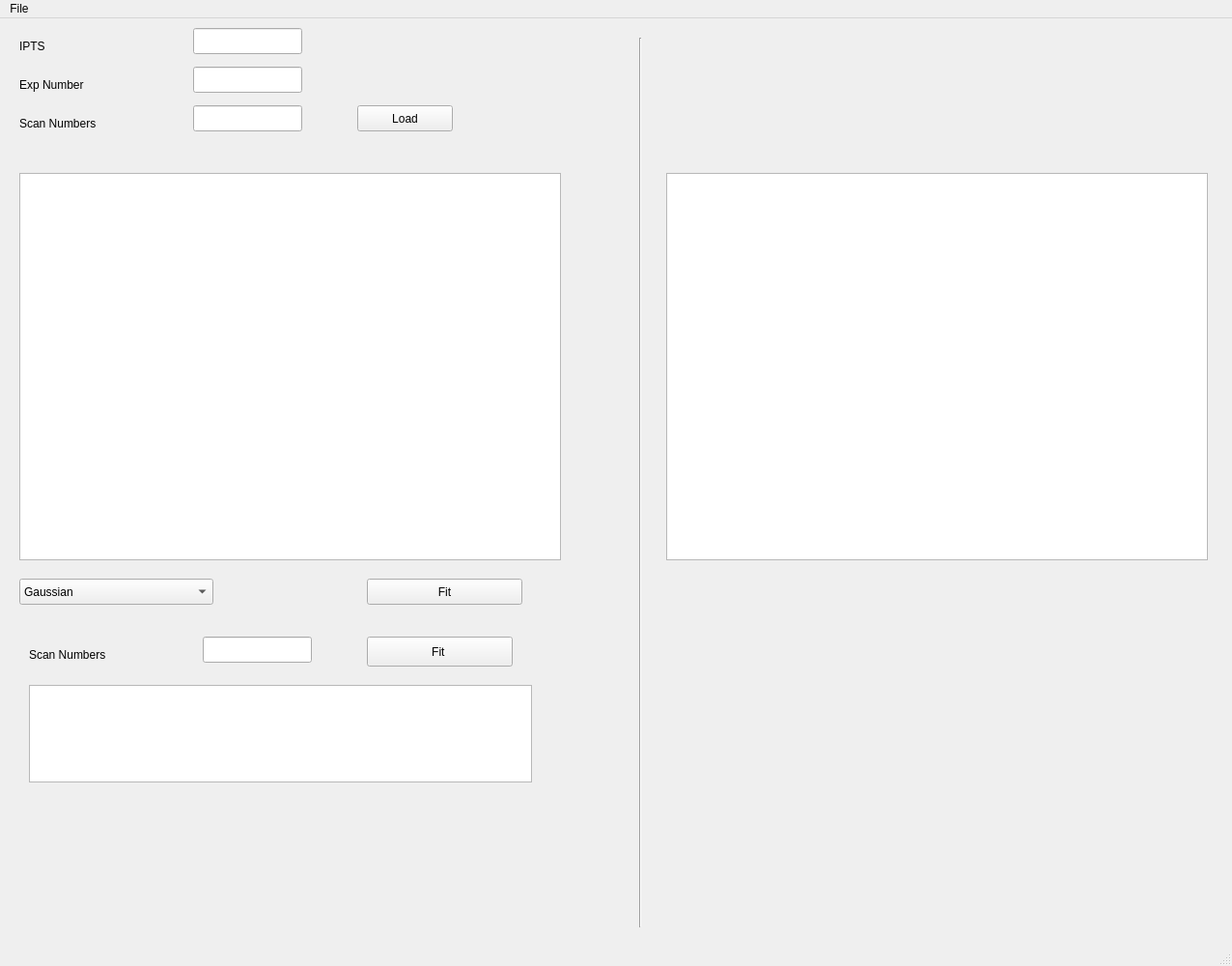
<?xml version="1.0" encoding="UTF-8"?>
<ui version="4.0">
 <class>MainWindow</class>
 <widget class="QMainWindow" name="MainWindow">
  <property name="geometry">
   <rect>
    <x>0</x>
    <y>0</y>
    <width>1276</width>
    <height>1000</height>
   </rect>
  </property>
  <property name="windowTitle">
   <string>MainWindow</string>
  </property>
  <widget class="QWidget" name="centralwidget">
   <widget class="QPushButton" name="pushButton_3">
    <property name="geometry">
     <rect>
      <x>370</x>
      <y>90</y>
      <width>99</width>
      <height>27</height>
     </rect>
    </property>
    <property name="text">
     <string>Load</string>
    </property>
   </widget>
   <widget class="QLineEdit" name="lineEdit_3">
    <property name="geometry">
     <rect>
      <x>200</x>
      <y>90</y>
      <width>113</width>
      <height>27</height>
     </rect>
    </property>
   </widget>
   <widget class="QLabel" name="label">
    <property name="geometry">
     <rect>
      <x>20</x>
      <y>20</y>
      <width>68</width>
      <height>17</height>
     </rect>
    </property>
    <property name="text">
     <string>IPTS</string>
    </property>
   </widget>
   <widget class="QLabel" name="label_2">
    <property name="geometry">
     <rect>
      <x>20</x>
      <y>60</y>
      <width>121</width>
      <height>17</height>
     </rect>
    </property>
    <property name="text">
     <string>Exp Number</string>
    </property>
   </widget>
   <widget class="QLabel" name="label_3">
    <property name="geometry">
     <rect>
      <x>20</x>
      <y>100</y>
      <width>111</width>
      <height>17</height>
     </rect>
    </property>
    <property name="text">
     <string>Scan Numbers</string>
    </property>
   </widget>
   <widget class="QLineEdit" name="lineEdit">
    <property name="geometry">
     <rect>
      <x>200</x>
      <y>10</y>
      <width>113</width>
      <height>27</height>
     </rect>
    </property>
   </widget>
   <widget class="QLineEdit" name="lineEdit_2">
    <property name="geometry">
     <rect>
      <x>200</x>
      <y>50</y>
      <width>113</width>
      <height>27</height>
     </rect>
    </property>
   </widget>
   <widget class="QGraphicsView" name="graphicsView">
    <property name="geometry">
     <rect>
      <x>20</x>
      <y>160</y>
      <width>561</width>
      <height>401</height>
     </rect>
    </property>
    <property name="toolTip">
     <string>&lt;html&gt;&lt;head/&gt;&lt;body&gt;&lt;p&gt;Single peak fit&lt;/p&gt;&lt;/body&gt;&lt;/html&gt;</string>
    </property>
   </widget>
   <widget class="QComboBox" name="comboBox">
    <property name="geometry">
     <rect>
      <x>20</x>
      <y>580</y>
      <width>201</width>
      <height>27</height>
     </rect>
    </property>
    <property name="toolTip">
     <string>&lt;html&gt;&lt;head/&gt;&lt;body&gt;&lt;p&gt;Peak types&lt;/p&gt;&lt;p&gt;&lt;br/&gt;&lt;/p&gt;&lt;/body&gt;&lt;/html&gt;</string>
    </property>
    <item>
     <property name="text">
      <string>Gaussian</string>
     </property>
    </item>
   </widget>
   <widget class="QPushButton" name="pushButton">
    <property name="geometry">
     <rect>
      <x>380</x>
      <y>580</y>
      <width>161</width>
      <height>27</height>
     </rect>
    </property>
    <property name="text">
     <string>Fit</string>
    </property>
   </widget>
   <widget class="QTableView" name="tableView">
    <property name="geometry">
     <rect>
      <x>30</x>
      <y>690</y>
      <width>521</width>
      <height>101</height>
     </rect>
    </property>
    <property name="toolTip">
     <string>&lt;html&gt;&lt;head/&gt;&lt;body&gt;&lt;p&gt;Peak fit result&lt;/p&gt;&lt;/body&gt;&lt;/html&gt;</string>
    </property>
   </widget>
   <widget class="Line" name="line">
    <property name="geometry">
     <rect>
      <x>653</x>
      <y>20</y>
      <width>20</width>
      <height>921</height>
     </rect>
    </property>
    <property name="orientation">
     <enum>Qt::Vertical</enum>
    </property>
   </widget>
   <widget class="QPushButton" name="pushButton_2">
    <property name="geometry">
     <rect>
      <x>380</x>
      <y>640</y>
      <width>151</width>
      <height>31</height>
     </rect>
    </property>
    <property name="text">
     <string>Fit </string>
    </property>
   </widget>
   <widget class="QLineEdit" name="lineEdit_4">
    <property name="geometry">
     <rect>
      <x>210</x>
      <y>640</y>
      <width>113</width>
      <height>27</height>
     </rect>
    </property>
   </widget>
   <widget class="QLabel" name="label_4">
    <property name="geometry">
     <rect>
      <x>30</x>
      <y>650</y>
      <width>111</width>
      <height>17</height>
     </rect>
    </property>
    <property name="text">
     <string>Scan Numbers</string>
    </property>
   </widget>
   <widget class="QGraphicsView" name="graphicsView_2">
    <property name="geometry">
     <rect>
      <x>690</x>
      <y>160</y>
      <width>561</width>
      <height>401</height>
     </rect>
    </property>
    <property name="toolTip">
     <string>&lt;html&gt;&lt;head/&gt;&lt;body&gt;&lt;p&gt;Single peak fit&lt;/p&gt;&lt;/body&gt;&lt;/html&gt;</string>
    </property>
   </widget>
  </widget>
  <widget class="QMenuBar" name="menubar">
   <property name="geometry">
    <rect>
     <x>0</x>
     <y>0</y>
     <width>1276</width>
     <height>25</height>
    </rect>
   </property>
   <widget class="QMenu" name="menuFile">
    <property name="title">
     <string>File</string>
    </property>
    <addaction name="actionQuit"/>
   </widget>
   <addaction name="menuFile"/>
  </widget>
  <widget class="QStatusBar" name="statusbar"/>
  <action name="actionQuit">
   <property name="text">
    <string>Quit</string>
   </property>
  </action>
 </widget>
 <resources/>
 <connections/>
</ui>
